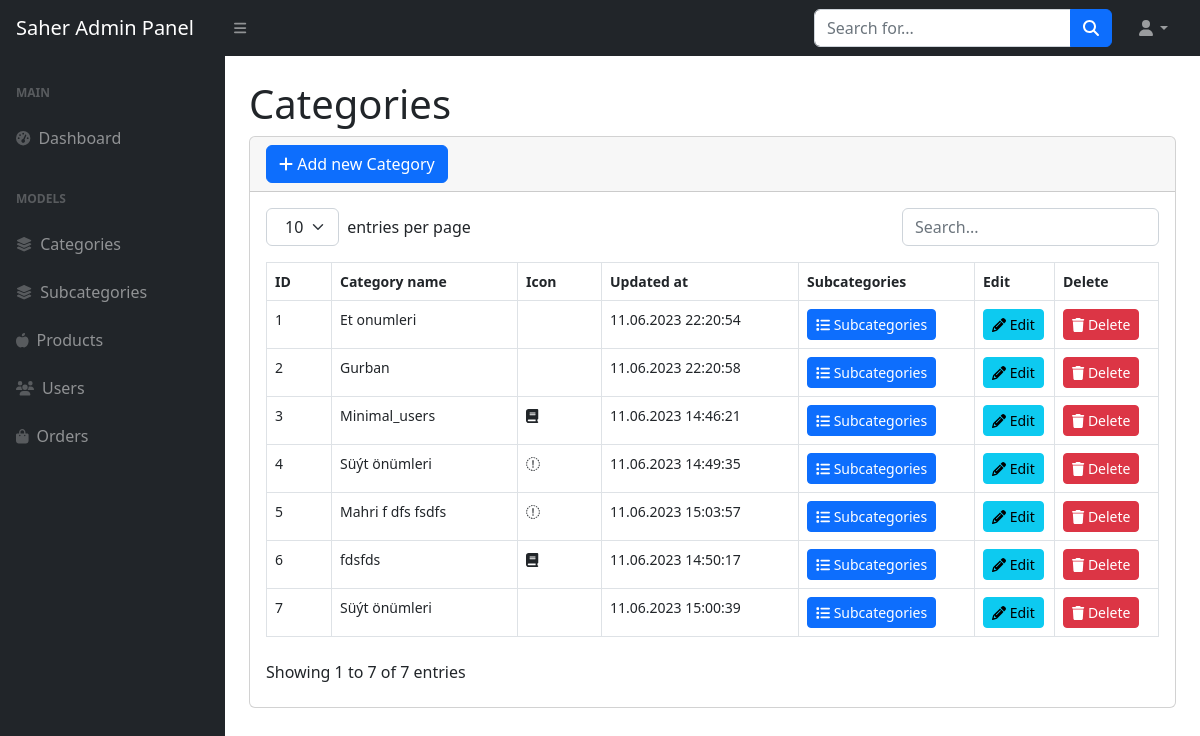
/adminpanel/categories/ (signed in), run on the app's committed database.
### categories/models.py (models this page shows, shortened)
class Category(models.Model):
    name = models.CharField(max_length=50)
    icon = models.CharField(max_length=100)
    created_at = models.DateTimeField(auto_now_add=True)
    updated_at = models.DateTimeField(auto_now=True)

### adminpanel/views.py (the view)
# urls.py: path('categories/', views.categories, name='admin.categories'),
@login_required(login_url='admin.login')
def categories(request):
    categories = Category.objects.all()
    context = {
        'categories':categories
    }
    return render(request, 'adminpanel/categories.html', context)

### adminpanel/templates/adminpanel/categories.html (shortened to what this page needs)
{% extends 'adminpanel/main.html' %}
{% block main %}
<main>
    <div class="container-fluid px-4">
        <h1 class="mt-4">Categories</h1>
        <div class="card mb-4">
            <div class="card-header">
                <a class="btn btn-primary" href="{% url 'category.add' %}" role="button"> <i class="fa fa-plus" aria-hidden="true"></i> Add new Category</a>
            </div>
            <div class="card-body">
                <table id="datatablesSimple">
                    <thead>
                        <tr>
                            <th>ID</th>
                            <th>Category name</th>
                            <th>Icon</th>
                            <th>Updated at</th>
                            <th>Subcategories</th>
                            <th>Edit</th>
                            <th>Delete</th>
                        </tr>
                    </thead>
                    <tbody>
                        {% for category in categories %}
                        <tr>
                            <td>{{category.id}}</td>
                            <td>{{category.name}}</td>
                            <td> <i class="{{category.icon}}" aria-hidden="true"></i></td>
                            <td> {{category.updated_at|date:"d.m.Y H:i:s"}}</td>
                            <td>
                                <a href="" class="btn btn-sm btn-primary"><i class="fa fa-list" aria-hidden="true"></i> Subcategories</a>
                            </td>
                            <td>
                                <a href="{% url 'category.edit' category.id %}" class="btn btn-sm btn-info"> <i class="fa fa-pencil" aria-hidden="true"></i> Edit</a>
                            </td>
                            <td>
                                <a href="{% url 'category.delete' category.id %}" class="btn btn-sm btn-danger"><i class="fa fa-trash" aria-hidden="true"></i> Delete</a>
                            </td>
                        </tr>
                        {% endfor %}
                    </tbody>
                </table>
            </div>
        </div>
    </div>
</main>
{% endblock main %}

### adminpanel/templates/adminpanel/main.html (shortened to what this page needs)
{% load static %}
<!DOCTYPE html>
<html lang="en">
    <head>
        <link href="{% static 'adminpanel/css/styles.css' %}" rel="stylesheet" />
    </head>
    <body class="sb-nav-fixed">
        <nav class="sb-topnav navbar navbar-expand navbar-dark bg-dark">
            <a class="navbar-brand ps-3" href="{% url 'admin.home' %}">Saher Admin Panel</a>
            <button class="btn btn-link btn-sm order-1 order-lg-0 me-4 me-lg-0" id="sidebarToggle" href="#!"><i class="fas fa-bars"></i></button>
            <form class="d-none d-md-inline-block form-inline ms-auto me-0 me-md-3 my-2 my-md-0">
                <div class="input-group">
                    <input class="form-control" type="text" placeholder="Search for..." aria-label="Search for..." aria-describedby="btnNavbarSearch" />
                    <button class="btn btn-primary" id="btnNavbarSearch" type="button"><i class="fas fa-search"></i></button>
                </div>
            </form>
            <ul class="navbar-nav ms-auto ms-md-0 me-3 me-lg-4">
                <li class="nav-item dropdown">
                    <a class="nav-link dropdown-toggle" id="navbarDropdown" href="#" role="button" data-bs-toggle="dropdown" aria-expanded="false"><i class="fas fa-user fa-fw"></i></a>
                </li>
            </ul>
        </nav>
        <div id="layoutSidenav">
            {% include 'adminpanel/navbar.html' %}
            <div id="layoutSidenav_content">
                {% block main %}{% endblock main %}
            </div>
        </div>
    </body>
</html>

### adminpanel/templates/adminpanel/navbar.html
<div id="layoutSidenav_nav">
    <nav class="sb-sidenav accordion sb-sidenav-dark" id="sidenavAccordion">
        <div class="sb-sidenav-menu">
            <div class="nav">
                <div class="sb-sidenav-menu-heading">Main</div>
                <a class="nav-link" href="{% url 'admin.home' %}">
                    <div class="sb-nav-link-icon"><i class="fas fa-tachometer-alt"></i></div>
                    Dashboard
                </a>
                <div class="sb-sidenav-menu-heading">Models</div>
                <a class="nav-link" href="{% url 'admin.categories' %}">
                    <div class="sb-nav-link-icon"><i class="fas fa-layer-group"></i></div>
                    Categories
                </a>
                <a class="nav-link" href="{% url 'admin.subcategories' %}">
                    <div class="sb-nav-link-icon"><i class="fas fa-layer-group"></i></div>
                    Subcategories
                </a>
                <a class="nav-link" href="{% url 'admin.products' %}">
                    <div class="sb-nav-link-icon"><i class="fas fa-apple-alt"></i></div>
                    Products
                </a>
                <a class="nav-link" href="{% url 'admin.users' %}">
                    <div class="sb-nav-link-icon"><i class="fas fa-users"></i></div>
                    Users
                </a>
                <a class="nav-link" href="charts.html">
                    <div class="sb-nav-link-icon"><i class="fas fa-shopping-bag"></i></div>
                    Orders
                </a>
            </div>
        </div>
    </nav>
</div>

### data on the page
Category: id "1", name "Et onumleri", updated_at "11.06.2023 22:20:54"
Category: id "2", name "Gurban", updated_at "11.06.2023 22:20:58"
Category: id "3", name "Minimal_users", updated_at "11.06.2023 14:46:21"
Category: id "4", name "Süýt önümleri", updated_at "11.06.2023 14:49:35"
Category: id "5", name "Mahri f dfs fsdfs", updated_at "11.06.2023 15:03:57"
Category: id "6", name "fdsfds", updated_at "11.06.2023 14:50:17"
Category: id "7", name "Süýt önümleri", updated_at "11.06.2023 15:00:39"
